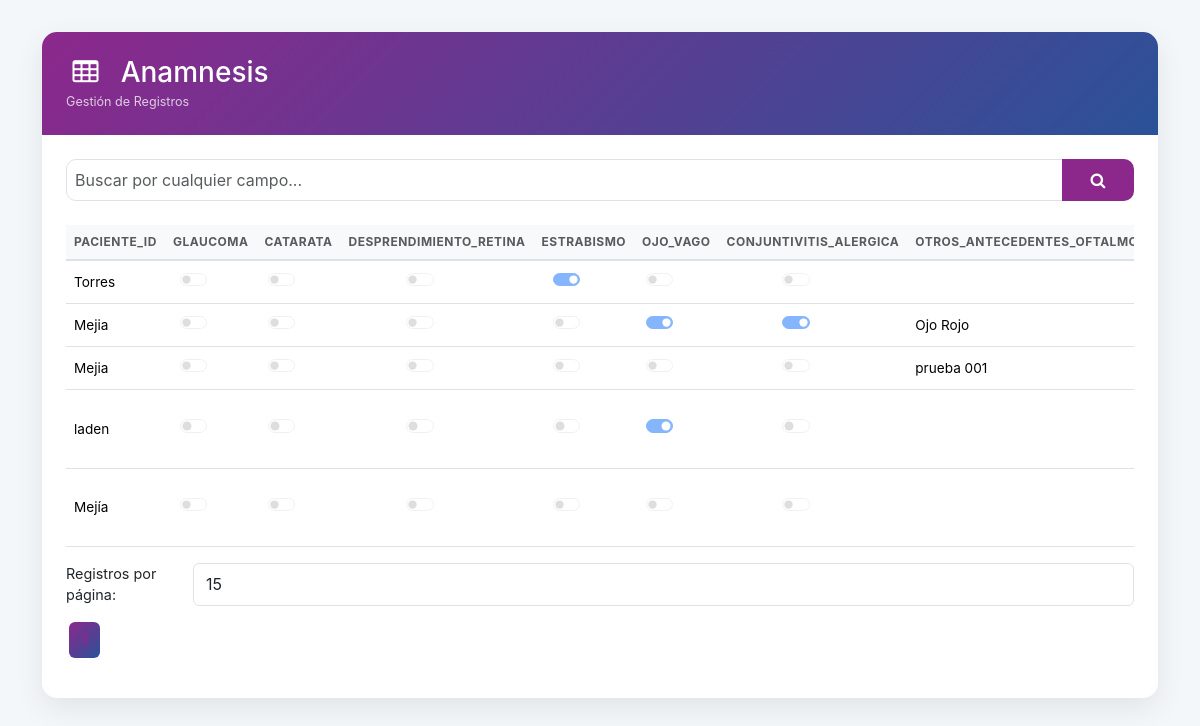
The page /controladores/controlador_anamnesis.php (signed in) on the database its author committed.
### tables this page shows
CREATE TABLE `anamnesis` (
  `id` int NOT NULL AUTO_INCREMENT,
  `paciente_id` int NOT NULL,
  `glaucoma` tinyint(1) DEFAULT '0',
  `catarata` tinyint(1) DEFAULT '0',
  `fecha_cirugia_catarata` date DEFAULT NULL,
  `desprendimiento_retina` tinyint(1) DEFAULT '0',
  `estrabismo` tinyint(1) DEFAULT '0',
  `ojo_vago` tinyint(1) DEFAULT '0',
  `conjuntivitis_alergica` tinyint(1) DEFAULT '0',
  `otros_antecedentes_oftalmologicos` text,
  `antecedentes_quirurgicos` text,
  `otras_enfermedades` text,
  `alergias_medicamentos` text,
  `medicamentos_actuales` text,
  `dosis_medicamentos` text,
  `familiares_otros` text,
  `observaciones` text,
  `usuario_id_inserto` int NOT NULL,
  `fecha_insercion` timestamp NULL DEFAULT CURRENT_TIMESTAMP,
  `usuario_id_actualizo` int DEFAULT NULL,
  `fecha_actualizacion` timestamp NULL DEFAULT NULL ON UPDATE CURRENT_TIMESTAMP,
  PRIMARY KEY (`id`),
  KEY `idx_paciente` (`paciente_id`),
  KEY `idx_glaucoma` (`glaucoma`),
  CONSTRAINT `anamnesis_ibfk_1` FOREIGN KEY (`paciente_id`) REFERENCES `pacientes` (`id`) ON DELETE CASCADE
);

CREATE TABLE `pacientes` (
  `id` int NOT NULL AUTO_INCREMENT,
  `tipo_identificacion_id` int NOT NULL,
  `identificacion` varchar(50) NOT NULL,
  `fecha_ingreso` date NOT NULL,
  `primer_nombre` varchar(50) NOT NULL,
  `segundo_nombre` varchar(50) DEFAULT NULL,
  `primer_apellido` varchar(50) NOT NULL,
  `segundo_apellido` varchar(50) DEFAULT NULL,
  `fecha_nacimiento` date NOT NULL,
  `id_pais` int DEFAULT NULL,
  `genero_id` int NOT NULL,
  `direccion` varchar(255) DEFAULT NULL,
  `ciudad` varchar(100) DEFAULT NULL,
  `localidad` varchar(100) DEFAULT NULL,
  `departamento` varchar(255) DEFAULT NULL,
  `telefono_principal` varchar(20) DEFAULT NULL,
  `telefono_secundario` varchar(20) DEFAULT NULL,
  `email` varchar(255) DEFAULT NULL,
  `eps_id` int DEFAULT NULL,
  `ocupacion_id` int DEFAULT NULL,
  `estado_civil_id` int DEFAULT NULL,
  `identificacion_acompaniante` varchar(50) DEFAULT NULL,
  `acompaniante_nombres` varchar(150) DEFAULT NULL,
  `acompaniante_apellidos` varchar(150) DEFAULT NULL,
  `acompaniante_telefono` varchar(20) DEFAULT NULL,
  `acompañante_email` varchar(255) DEFAULT NULL,
  `parentesco_id` int DEFAULT NULL,
  `grupo_sanguineo_id` int DEFAULT NULL,
  `foto_ruta` varchar(255) DEFAULT NULL,
  `estado_paciente_id` int DEFAULT '1',
  `usuario_id_inserto` int NOT NULL,
  `fecha_insercion` timestamp NULL DEFAULT CURRENT_TIMESTAMP,
  `usuario_id_actualizo` int DEFAULT NULL,
  `fecha_actualizacion` timestamp NULL DEFAULT NULL ON UPDATE CURRENT_TIMESTAMP,
  PRIMARY KEY (`id`),
  UNIQUE KEY `identificacion` (`identificacion`),
  KEY `idx_identificacion` (`identificacion`),
  KEY `idx_nombres` (`primer_nombre`,`segundo_nombre`,`primer_apellido`,`segundo_apellido`),
  KEY `idx_fecha_nacimiento` (`fecha_nacimiento`),
  KEY `idx_eps` (`eps_id`),
  KEY `idx_usuario_inserto` (`usuario_id_inserto`),
  KEY `idx_estado_paciente` (`estado_paciente_id`),
  KEY `tipo_identificacion_id` (`tipo_identificacion_id`),
  KEY `genero_id` (`genero_id`),
  KEY `grupo_sanguineo_id` (`grupo_sanguineo_id`),
  KEY `ocupacion_id` (`ocupacion_id`),
  KEY `estado_civil_id` (`estado_civil_id`),
  KEY `parentesco_id` (`parentesco_id`),
  KEY `fk_pacientes_paises` (`id_pais`),
  CONSTRAINT `fk_pacientes_paises` FOREIGN KEY (`id_pais`) REFERENCES `paises` (`id`) ON DELETE SET NULL ON UPDATE CASCADE,
  CONSTRAINT `pacientes_ibfk_1` FOREIGN KEY (`tipo_identificacion_id`) REFERENCES `tipos_identificacion` (`id`),
  CONSTRAINT `pacientes_ibfk_2` FOREIGN KEY (`genero_id`) REFERENCES `generos` (`id`),
  CONSTRAINT `pacientes_ibfk_3` FOREIGN KEY (`grupo_sanguineo_id`) REFERENCES `grupos_sanguineos` (`id`),
  CONSTRAINT `pacientes_ibfk_4` FOREIGN KEY (`eps_id`) REFERENCES `eps` (`id`),
  CONSTRAINT `pacientes_ibfk_5` FOREIGN KEY (`ocupacion_id`) REFERENCES `ocupaciones` (`id`),
  CONSTRAINT `pacientes_ibfk_6` FOREIGN KEY (`estado_civil_id`) REFERENCES `estados_civiles` (`id`),
  CONSTRAINT `pacientes_ibfk_7` FOREIGN KEY (`parentesco_id`) REFERENCES `parentescos` (`id`),
  CONSTRAINT `pacientes_ibfk_8` FOREIGN KEY (`estado_paciente_id`) REFERENCES `estados_paciente` (`id`)
);

### vistas/vista_anamnesis.php (the view, shortened to what the rows shown need)
<!DOCTYPE html>
<html lang="es">
<head>
    <?php include('../headIconos.php'); ?>
    <link rel="stylesheet" href="../css/estilos.css">
</head>
<body>
    <div class="container pb-5">
        <div class="main-card">
            <div class="card-body p-4">
                <div class="table-responsive">
                    <table class="table table-hover align-middle">
                        <thead>
                            <tr>
<?php
$sort = $_GET['sort'] ?? null;
$dir = $_GET['dir'] ?? 'DESC';
$nextDir = ($dir === 'ASC') ? 'DESC' : 'ASC';
?>
                                <th>
                                    <a href="?<?php echo http_build_query(array_merge($_GET, ['sort' => "`pacientes`.`primer_apellido`", 'dir' => $nextDir])); ?>" class="text-decoration-none text-muted">
                                        paciente_id                                        <?php if (str_replace(['`',' '], '', $sort) === str_replace(['`',' '], '', "`pacientes`.`primer_apellido`")): ?>                                            <i class="icon-<?php echo ($dir === 'ASC') ? 'up-dir' : 'down-dir'; ?> ms-1"></i>
                                        <?php endif; ?>                                    </a>
                                </th>
                                <th>
                                    <a href="?<?php echo http_build_query(array_merge($_GET, ['sort' => "`anamnesis`.`glaucoma`", 'dir' => $nextDir])); ?>" class="text-decoration-none text-muted">
                                        glaucoma                                        <?php if (str_replace(['`',' '], '', $sort) === str_replace(['`',' '], '', "`anamnesis`.`glaucoma`")): ?>                                            <i class="icon-<?php echo ($dir === 'ASC') ? 'up-dir' : 'down-dir'; ?> ms-1"></i>
                                        <?php endif; ?>                                    </a>
                                </th>
                                <th>
                                    <a href="?<?php echo http_build_query(array_merge($_GET, ['sort' => "`anamnesis`.`catarata`", 'dir' => $nextDir])); ?>" class="text-decoration-none text-muted">
                                        catarata                                        <?php if (str_replace(['`',' '], '', $sort) === str_replace(['`',' '], '', "`anamnesis`.`catarata`")): ?>                                            <i class="icon-<?php echo ($dir === 'ASC') ? 'up-dir' : 'down-dir'; ?> ms-1"></i>
                                        <?php endif; ?>                                    </a>
                                </th>
                                <th>
                                    <a href="?<?php echo http_build_query(array_merge($_GET, ['sort' => "`anamnesis`.`desprendimiento_retina`", 'dir' => $nextDir])); ?>" class="text-decoration-none text-muted">
                                        desprendimiento_retina                                        <?php if (str_replace(['`',' '], '', $sort) === str_replace(['`',' '], '', "`anamnesis`.`desprendimiento_retina`")): ?>                                            <i class="icon-<?php echo ($dir === 'ASC') ? 'up-dir' : 'down-dir'; ?> ms-1"></i>
                                        <?php endif; ?>                                    </a>
                                </th>
                                <th>
                                    <a href="?<?php echo http_build_query(array_merge($_GET, ['sort' => "`anamnesis`.`estrabismo`", 'dir' => $nextDir])); ?>" class="text-decoration-none text-muted">
                                        estrabismo                                        <?php if (str_replace(['`',' '], '', $sort) === str_replace(['`',' '], '', "`anamnesis`.`estrabismo`")): ?>                                            <i class="icon-<?php echo ($dir === 'ASC') ? 'up-dir' : 'down-dir'; ?> ms-1"></i>
                                        <?php endif; ?>                                    </a>
                                </th>
                                <th>
                                    <a href="?<?php echo http_build_query(array_merge($_GET, ['sort' => "`anamnesis`.`ojo_vago`", 'dir' => $nextDir])); ?>" class="text-decoration-none text-muted">
                                        ojo_vago                                        <?php if (str_replace(['`',' '], '', $sort) === str_replace(['`',' '], '', "`anamnesis`.`ojo_vago`")): ?>                                            <i class="icon-<?php echo ($dir === 'ASC') ? 'up-dir' : 'down-dir'; ?> ms-1"></i>
                                        <?php endif; ?>                                    </a>
                                </th>
                                <th>
                                    <a href="?<?php echo http_build_query(array_merge($_GET, ['sort' => "`anamnesis`.`conjuntivitis_alergica`", 'dir' => $nextDir])); ?>" class="text-decoration-none text-muted">
                                        conjuntivitis_alergica                                        <?php if (str_replace(['`',' '], '', $sort) === str_replace(['`',' '], '', "`anamnesis`.`conjuntivitis_alergica`")): ?>                                            <i class="icon-<?php echo ($dir === 'ASC') ? 'up-dir' : 'down-dir'; ?> ms-1"></i>
                                        <?php endif; ?>                                    </a>
                                </th>
                                <th>
                                    <a href="?<?php echo http_build_query(array_merge($_GET, ['sort' => "`anamnesis`.`otros_antecedentes_oftalmologicos`", 'dir' => $nextDir])); ?>" class="text-decoration-none text-muted">
                                        otros_antecedentes_oftalmologicos                                        <?php if (str_replace(['`',' '], '', $sort) === str_replace(['`',' '], '', "`anamnesis`.`otros_antecedentes_oftalmologicos`")): ?>                                            <i class="icon-<?php echo ($dir === 'ASC') ? 'up-dir' : 'down-dir'; ?> ms-1"></i>
                                        <?php endif; ?>                                    </a>
                                </th>
                            </tr>
                        </thead>
                        <tbody>
                            <?php
                            require_once '../modelos/modelo_anamnesis.php';
                            $modelo = new ModeloAnamnesis();
                            $termino = $_GET['busqueda'] ?? '';
                            $campoFiltro = $_GET['campo'] ?? '';
                            $registrosPorPagina = isset($_GET['registrosPorPagina']) ? (int)$_GET['registrosPorPagina'] : 15;
                            $paginaActual = isset($_GET['pagina']) ? (int)$_GET['pagina'] : 1;
                            $offset = ($paginaActual - 1) * $registrosPorPagina;
                            if (isset($_GET['action']) && $_GET['action'] === 'buscar') {
                                if (!empty($campoFiltro) && !empty($termino)) {
                                     $totalRegistros = $modelo->contarPorCampo($campoFiltro, $termino);
                                     $registros = $modelo->buscarPorCampo($campoFiltro, $termino, $registrosPorPagina, $offset, $sort, $dir);
                                } else {
                                     $totalRegistros = $modelo->contarRegistrosPorBusqueda($termino);
                                     $registros = $modelo->buscar($termino, $registrosPorPagina, $offset, $sort, $dir);
                                }
                            } else {
                                $registros = $modelo->obtenerTodos($registrosPorPagina, $offset, $sort, $dir);
                            }
                            if ($registros):
                                foreach ($registros as $registro):
                            ?>
                <tr>
                    <td><?php echo htmlspecialchars($registro['paciente_id_display'] ?? $registro['paciente_id']); ?></td>
                    <td><?php $isChecked = ($registro['glaucoma'] == 1 || $registro['glaucoma'] === true) ? 'checked' : ''; ?><div class="form-check form-switch d-flex justify-content-center ps-0"><input class="form-check-input" type="checkbox" disabled <?php echo $isChecked; ?>></div></td>
                    <td><?php $isChecked = ($registro['catarata'] == 1 || $registro['catarata'] === true) ? 'checked' : ''; ?><div class="form-check form-switch d-flex justify-content-center ps-0"><input class="form-check-input" type="checkbox" disabled <?php echo $isChecked; ?>></div></td>
                    <td><?php $isChecked = ($registro['desprendimiento_retina'] == 1 || $registro['desprendimiento_retina'] === true) ? 'checked' : ''; ?><div class="form-check form-switch d-flex justify-content-center ps-0"><input class="form-check-input" type="checkbox" disabled <?php echo $isChecked; ?>></div></td>
                    <td><?php $isChecked = ($registro['estrabismo'] == 1 || $registro['estrabismo'] === true) ? 'checked' : ''; ?><div class="form-check form-switch d-flex justify-content-center ps-0"><input class="form-check-input" type="checkbox" disabled <?php echo $isChecked; ?>></div></td>
                    <td><?php $isChecked = ($registro['ojo_vago'] == 1 || $registro['ojo_vago'] === true) ? 'checked' : ''; ?><div class="form-check form-switch d-flex justify-content-center ps-0"><input class="form-check-input" type="checkbox" disabled <?php echo $isChecked; ?>></div></td>
                    <td><?php $isChecked = ($registro['conjuntivitis_alergica'] == 1 || $registro['conjuntivitis_alergica'] === true) ? 'checked' : ''; ?><div class="form-check form-switch d-flex justify-content-center ps-0"><input class="form-check-input" type="checkbox" disabled <?php echo $isChecked; ?>></div></td>
                    <td><?php echo htmlspecialchars($registro['otros_antecedentes_oftalmologicos']); ?></td>
                </tr>
                <?php endforeach; else: ?>
                                <tr><td colspan="12">No hay registros disponibles.</td></tr>
                <?php endif; ?>
            </tbody>
        </table>
    </div>
</body>
</html>

### rows shown on the page
anamnesis: paciente.primer_apellido "Torres"
anamnesis: paciente.primer_apellido "Mejia", otros_antecedentes_oftalmologicos "Ojo Rojo"
anamnesis: paciente.primer_apellido "Mejia", otros_antecedentes_oftalmologicos "prueba 001"
anamnesis: paciente.primer_apellido "laden"
anamnesis: paciente.primer_apellido "Mejía"
